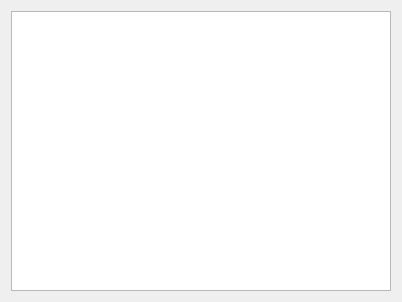
<?xml version="1.0" encoding="UTF-8"?>
<ui version="4.0">
 <class>SensorsWidget</class>
 <widget class="QWidget" name="SensorsWidget">
  <property name="geometry">
   <rect>
    <x>0</x>
    <y>0</y>
    <width>400</width>
    <height>300</height>
   </rect>
  </property>
  <property name="windowTitle">
   <string>Form</string>
  </property>
  <layout class="QGridLayout" name="gridLayout">
   <item row="0" column="0">
    <widget class="QTableView" name="SensorTableView">
     <property name="minimumSize">
      <size>
       <width>380</width>
       <height>280</height>
      </size>
     </property>
     <property name="styleSheet">
      <string notr="true">selection-color: black; selection-background-color: rgba(30, 144, 255, 100);</string>
     </property>
     <property name="sizeAdjustPolicy">
      <enum>QAbstractScrollArea::AdjustToContentsOnFirstShow</enum>
     </property>
     <property name="selectionBehavior">
      <enum>QAbstractItemView::SelectRows</enum>
     </property>
     <property name="wordWrap">
      <bool>false</bool>
     </property>
     <attribute name="horizontalHeaderDefaultSectionSize">
      <number>70</number>
     </attribute>
     <attribute name="horizontalHeaderHighlightSections">
      <bool>false</bool>
     </attribute>
     <attribute name="verticalHeaderDefaultSectionSize">
      <number>19</number>
     </attribute>
    </widget>
   </item>
  </layout>
 </widget>
 <resources/>
 <connections/>
</ui>
